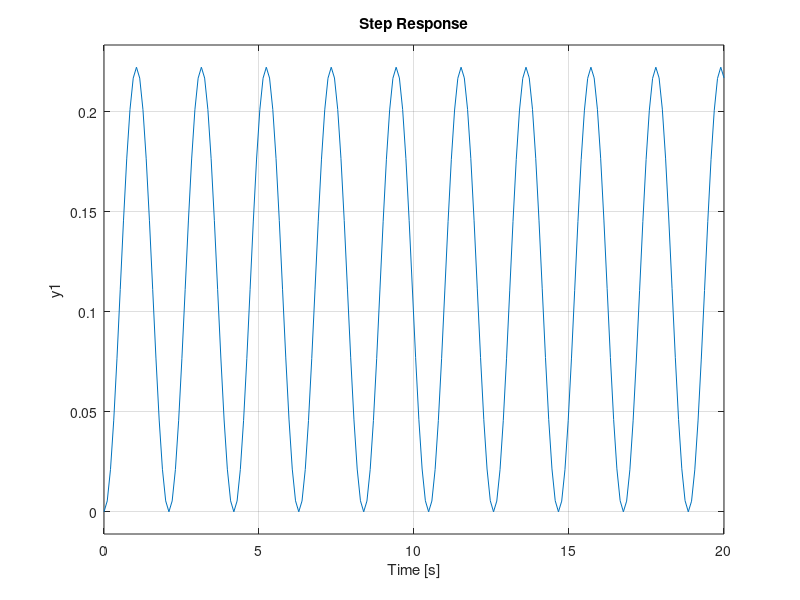
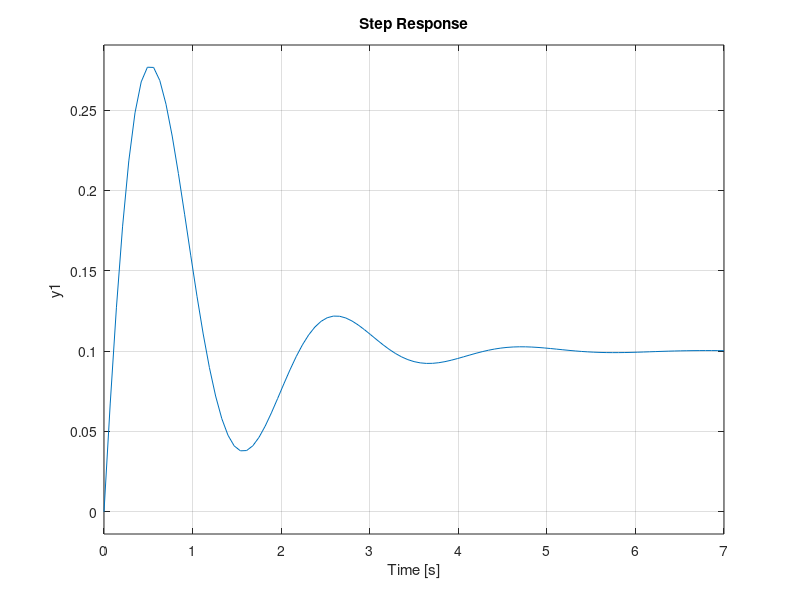
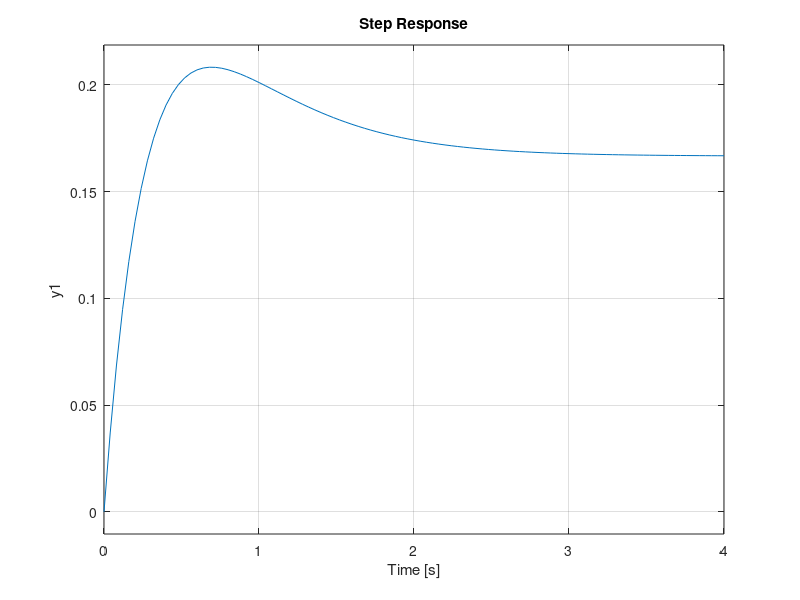
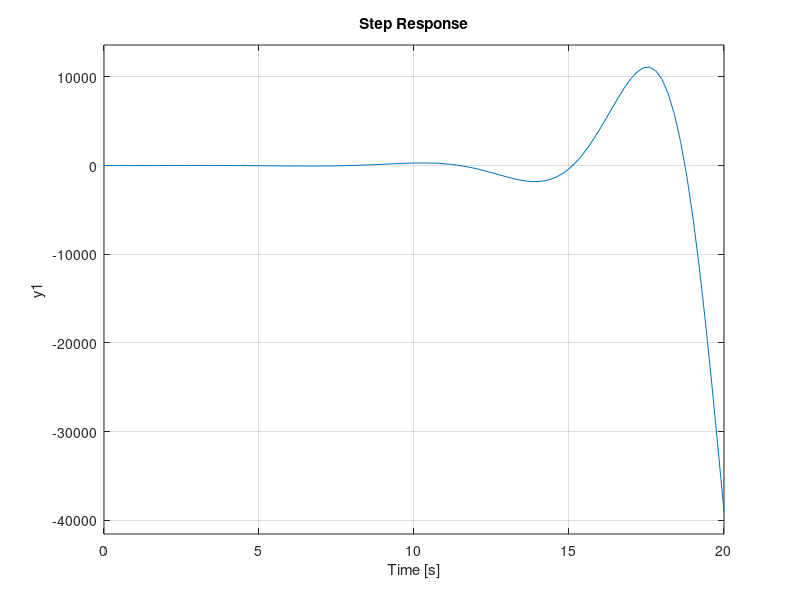

Write the MATLAB code that produced these figures, in order.
% Practice Opportunity 7A
% BIEN 3300
% Peter Dobbs
% 16 November 2016
clear
close all

%% 1/(s^2+9)
figure
X = tf([1],[1 0 9]);
step(X);

%% (s+1)/(s^2+2*s+10)
figure
X = tf([1 1],[1 2 10]);
step(X);

%% (s+1)/(s^2+5*s+6)
figure
X = tf([1 1],[1 5 6]);
step(X);

%% (s+1)^2/(s^2-s+1)
figure
X = tf([1 1],[1 -1 1]);
step(X);
